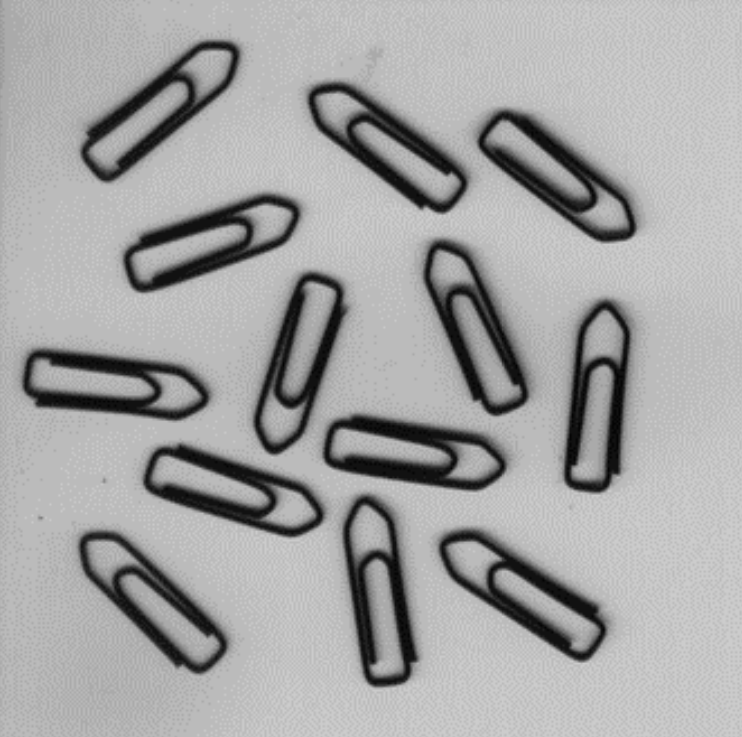
//> input picture OpenCV/11.autocount/11.png, 742 x 737 px
$ ./main   (built with g++ and OpenCV 4)
//> lines starting //> are read from the running program, lines starting //| are printed output that depends on the picture; after the words box and inside, x2 and y2 are one past the last pixel; in counts of white or black regions, pixels touching at a corner belong together
#include <opencv2/opencv.hpp>
#include <opencv2/core/core.hpp>
#include <opencv2/highgui/highgui.hpp>
#include <iostream>
#include <vector>

using namespace cv;
using namespace std;

#define BackgroundNum 1

void BoundingBox(Mat &srcImg, Mat &trans, int &number);

int main(int argc, char *argv[], char **env)
{
    Mat srcImg = imread("../11.png");
//> srcImg is the input picture: 737 rows x 742 cols, CV_8UC3; min 4, max 204, mean 164.7
    Mat trans;
    imshow("原图", srcImg);

    threshold(srcImg, trans, 100, 255, 1); // 类型为1,二值化后取反
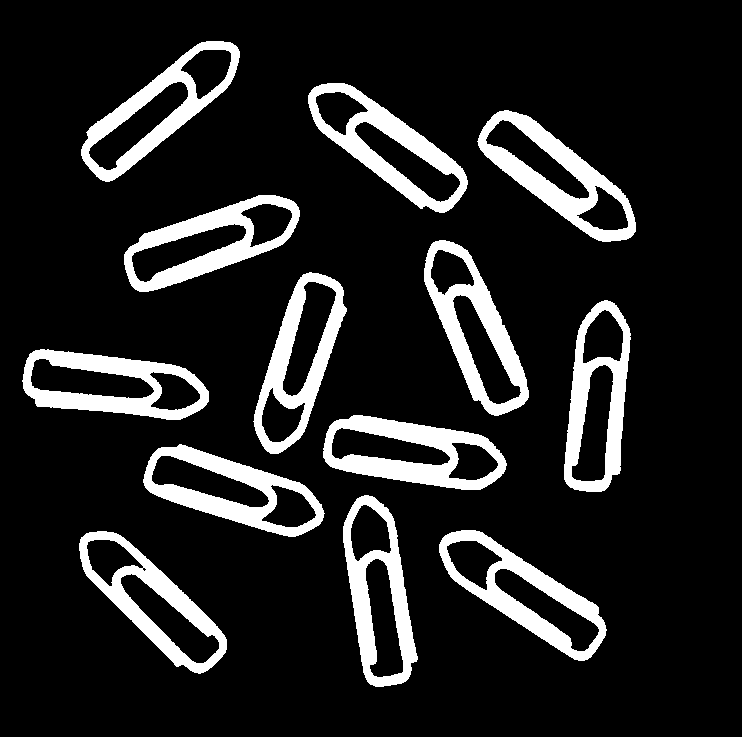
//> trans: 737 rows x 742 cols, CV_8UC3; 13.3% white; 13 white regions, largest, box (x1, y1, x2, y2) and area: (477, 110, 636, 242) 6091, (323, 415, 507, 490) 6083, (308, 83, 468, 213) 5766
    cvtColor(trans, trans, COLOR_BGR2GRAY);
    imshow("二值化", trans);

    int number;
    BoundingBox(srcImg, trans, number);

    //cout << "num:" << number - BackgroundNum << endl;
    putText(srcImg, format("Total:%d", number - BackgroundNum), Point(5, 20), FONT_HERSHEY_SIMPLEX, 0.7, Scalar(0, 0, 255), 2, 8);
    imshow("output", srcImg);
    imwrite("../result.png", srcImg);

    waitKey(0);
    return 0;
}
void BoundingBox(Mat &srcImg, Mat &trans, int &number)
{
    Mat stats, centroids;
    vector<Vec3b> colors;
    RNG rng(time(NULL));
    number = connectedComponentsWithStats(trans, trans, stats, centroids, 8, CV_16U);
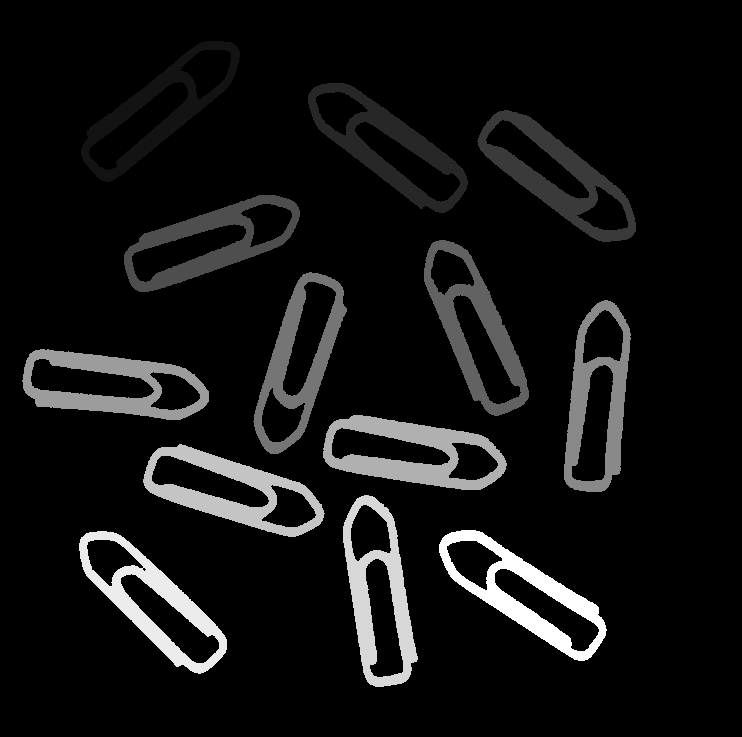
//> trans: 737 rows x 742 cols, CV_16UC1; min 0, max 13, mean 0.93; drawn with min black and max white
//> number = 14; stats = 14 rows, first 6: [0, 0, 742, 737, 474023], [81, 41, 159, 141, 5317], [308, 83, 160, 130, 5766], [477, 110, 159, 132, 6091], [124, 195, 176, 97, 5562], [424, 240, 105, 176, 5690]; centroids = 14 rows, first 8: [373.9, 367], [157.2, 110.3], [388.2, 146.1], [556.2, 175.9], [208.8, 242.1], [475.2, 329.2], [298.2, 360.5], [596.9, 402]

    for (int i = 0; i < number; i++) // 随机颜色
    {
        Vec3b color = Vec3b(rng.uniform(0, 256), rng.uniform(0, 256), rng.uniform(0, 256));
        colors.push_back(color);
    }
//> this loop made 14 passes

    for (int i = 1; i < number; i++)
    {
        int x = stats.at<int>(i, CC_STAT_LEFT);
        int y = stats.at<int>(i, CC_STAT_TOP);
        int w = stats.at<int>(i, CC_STAT_WIDTH);
        int h = stats.at<int>(i, CC_STAT_HEIGHT);
        Rect rect(x, y, w, h); // 获取连通区域外接矩形

        rectangle(srcImg, rect, colors[i], 2, 8); // 画矩形
        putText(srcImg, format("%d", i), Point(x + 5, y + 20), FONT_HERSHEY_SIMPLEX, 0.7, colors[i], 2); // 打印文字到图片
    }
//> this loop made 13 passes
//> (x, y, w, h) on passes 1 to 12: (81, 41, 159, 141), (308, 83, 160, 130), (477, 110, 159, 132), (124, 195, 176, 97), (424, 240, 105, 176), (253, 272, 94, 182), (564, 300, 67, 192), (22, 349, 187, 71), (323, 415, 184, 75), (143, 444, 182, 93), (343, 495, 75, 192), (79, 531, 148, 143)
//> pass 1, in BoundingBox, `putText(srcImg, format("%d", i), Point(x + 5, y + 20), FONT_HERSHEY_SI..`:
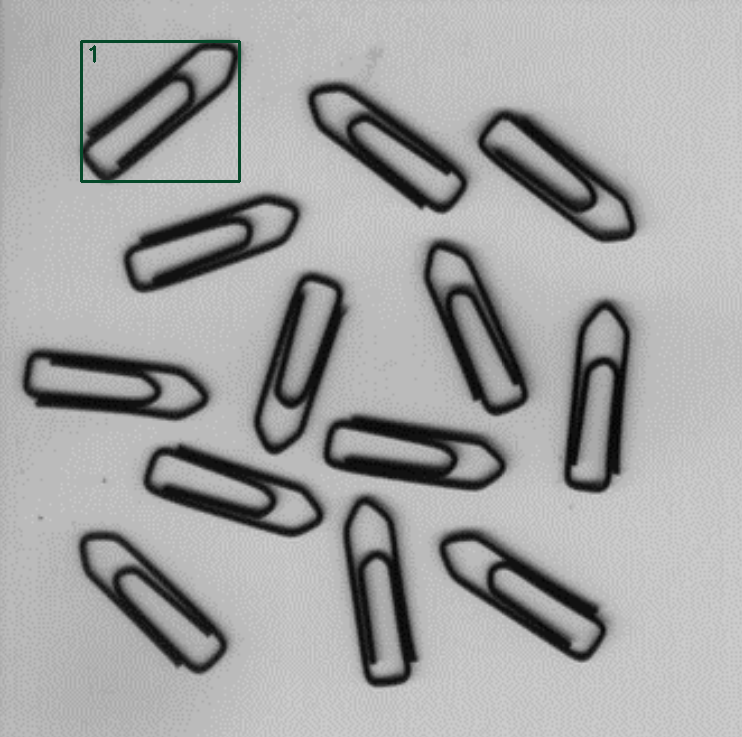
//> srcImg: 737 rows x 742 cols, CV_8UC3; 0.34% of pixels changed, all inside (x1, y1, x2, y2) = (80, 40, 241, 183)
//> pass 2, in BoundingBox, `putText(srcImg, format("%d", i), Point(x + 5, y + 20), FONT_HERSHEY_SI..`:
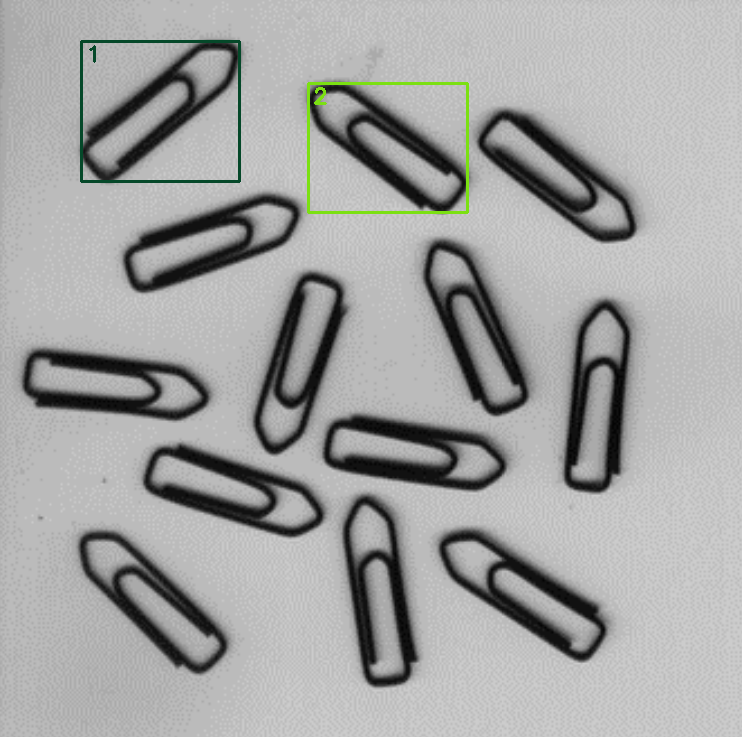
//> srcImg: 737 rows x 742 cols, CV_8UC3; 0.34% of pixels changed, all inside (x1, y1, x2, y2) = (307, 82, 469, 214)
//> pass 3, in BoundingBox, `putText(srcImg, format("%d", i), Point(x + 5, y + 20), FONT_HERSHEY_SI..`:
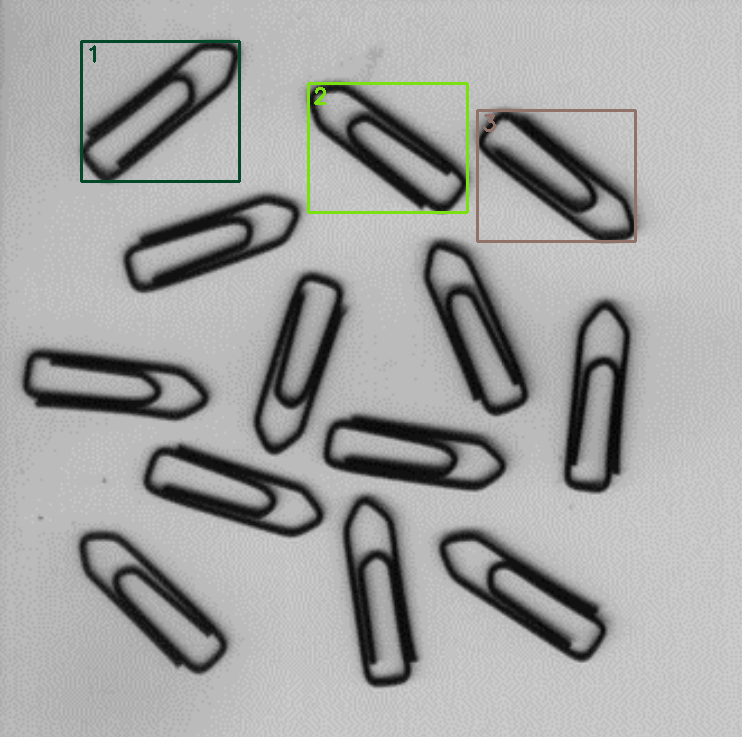
//> srcImg: 737 rows x 742 cols, CV_8UC3; 0.34% of pixels changed, all inside (x1, y1, x2, y2) = (476, 109, 637, 243)
//> after the loop:
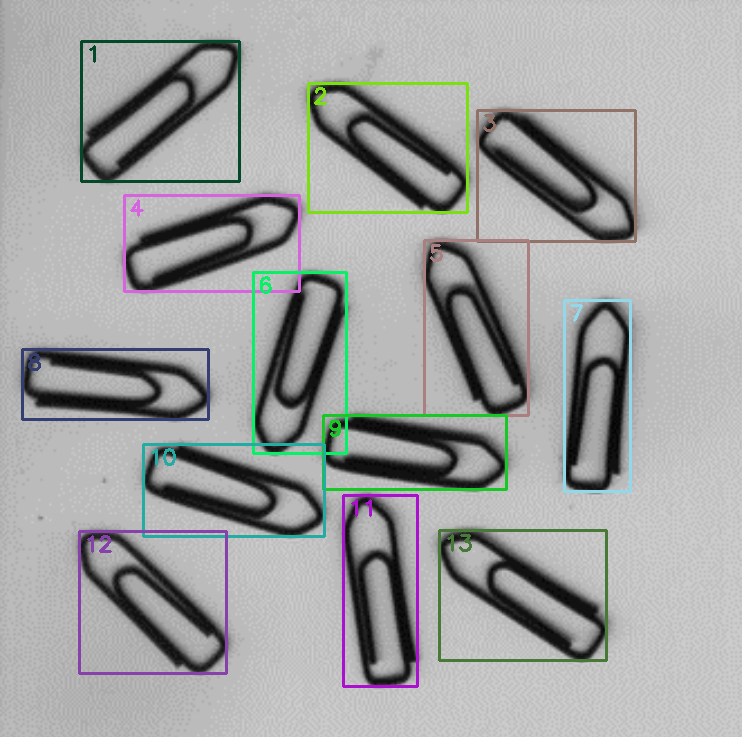
//> srcImg: 737 rows x 742 cols, CV_8UC3; 3.14% of pixels changed, all inside (x1, y1, x2, y2) = (21, 194, 632, 688)
//> in main, `BoundingBox(srcImg, trans, number);`: number = 14
//> in main, `putText(srcImg, format("Total:%d", number - BackgroundNum), Point(5, 2..`:
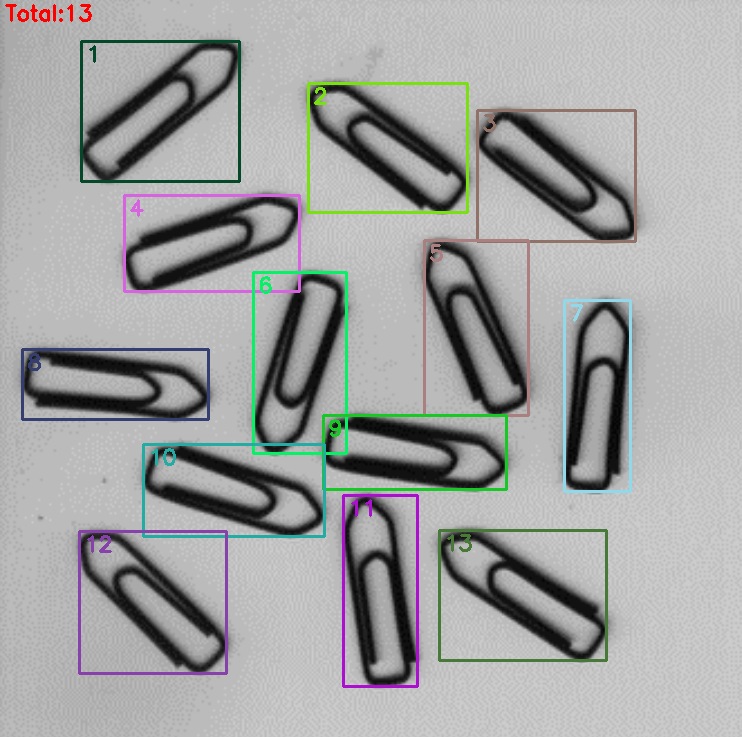
//> srcImg: 737 rows x 742 cols, CV_8UC3; 0.1% of pixels changed, all inside (x1, y1, x2, y2) = (5, 4, 92, 22)
}
